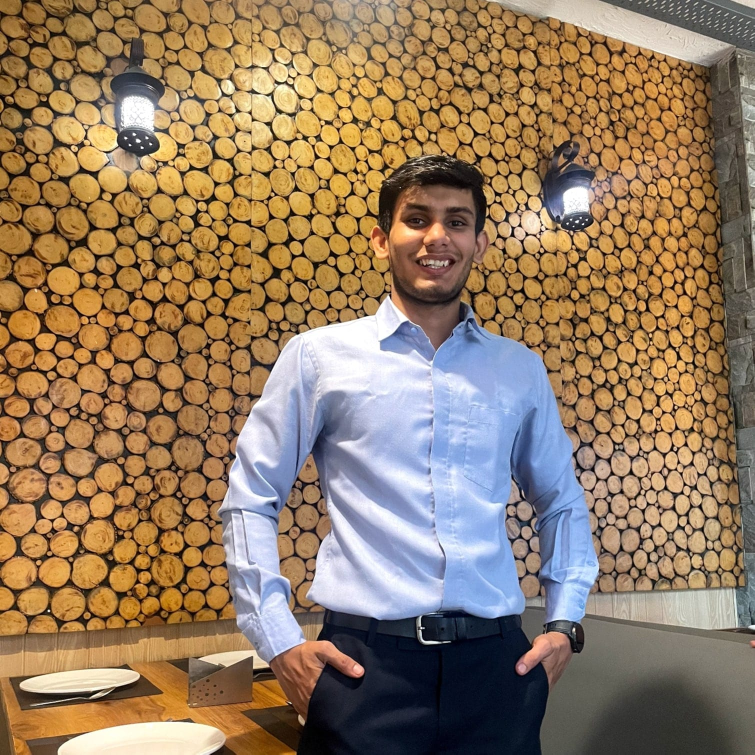
#> input picture tarun.jpeg, 1509 x 1509 px (shown at 1/2 size)
$ python opencv_Day_10.py
#> lines starting #> are read from the running program, lines starting #| are printed output that depends on the picture
# Importing necessary libraries
import cv2
import numpy as np

# Read the first image
img = cv2.imread('tarun.jpeg')
#> img is the input picture: shape (1509, 1509, 3); mean B, G, R 97.3, 123.5, 147.8

# Read the second image
img2 = cv2.imread('nitin.jpeg')
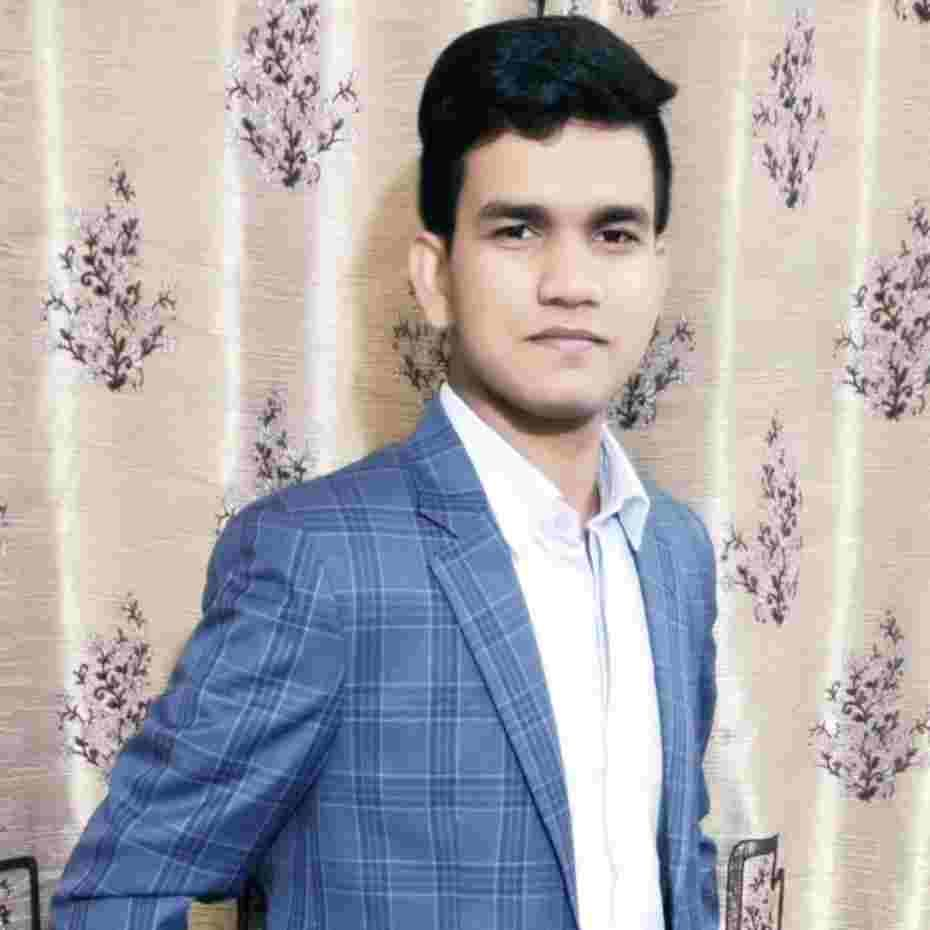
#> input picture nitin.jpeg, 930 x 930 px
#> img2 is the input picture: shape (930, 930, 3); mean B, G, R 173.4, 169.1, 172.7

# Resize both images to a common size (512x512)
img = cv2.resize(img, (512, 512))
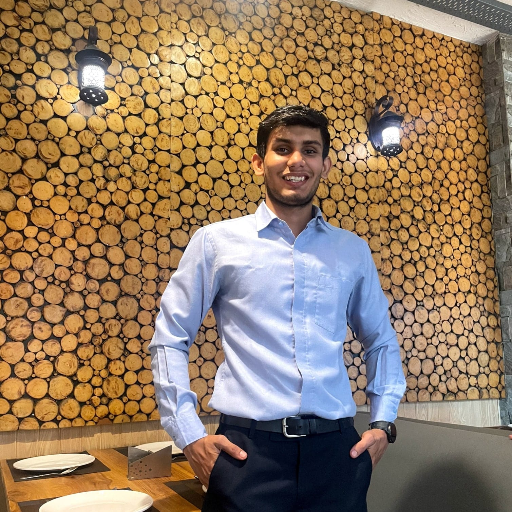
#> img: shape (512, 512, 3); mean B, G, R 97.1, 123.4, 147.7
img2 = cv2.resize(img2, (512, 512))
#> img2: shape (512, 512, 3)

# Blend the images together using weighted addition
# The parameters are: img1, weight1, img2, weight2, gamma
# Here, the first image (img) has 60% weight, and the second image (img2) has 40% weight
dst = cv2.addWeighted(img, 0.6, img2, 0.4, 0)
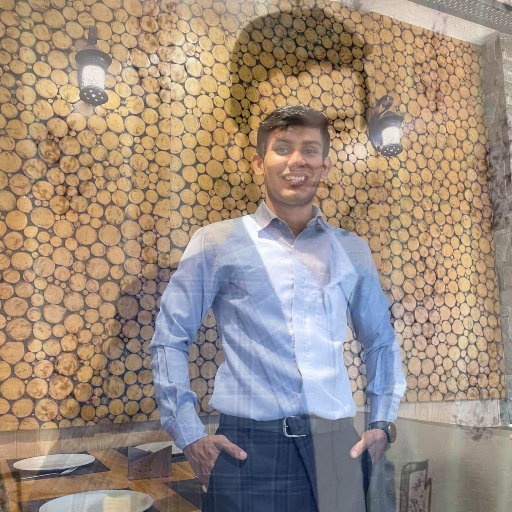
#> dst: shape (512, 512, 3); mean B, G, R 127.6, 141.6, 157.7

# Display the blended image
cv2.imshow('image', dst)

# Wait for a key event
cv2.waitKey(0)

# Close all OpenCV windows
cv2.destroyAllWindows()
